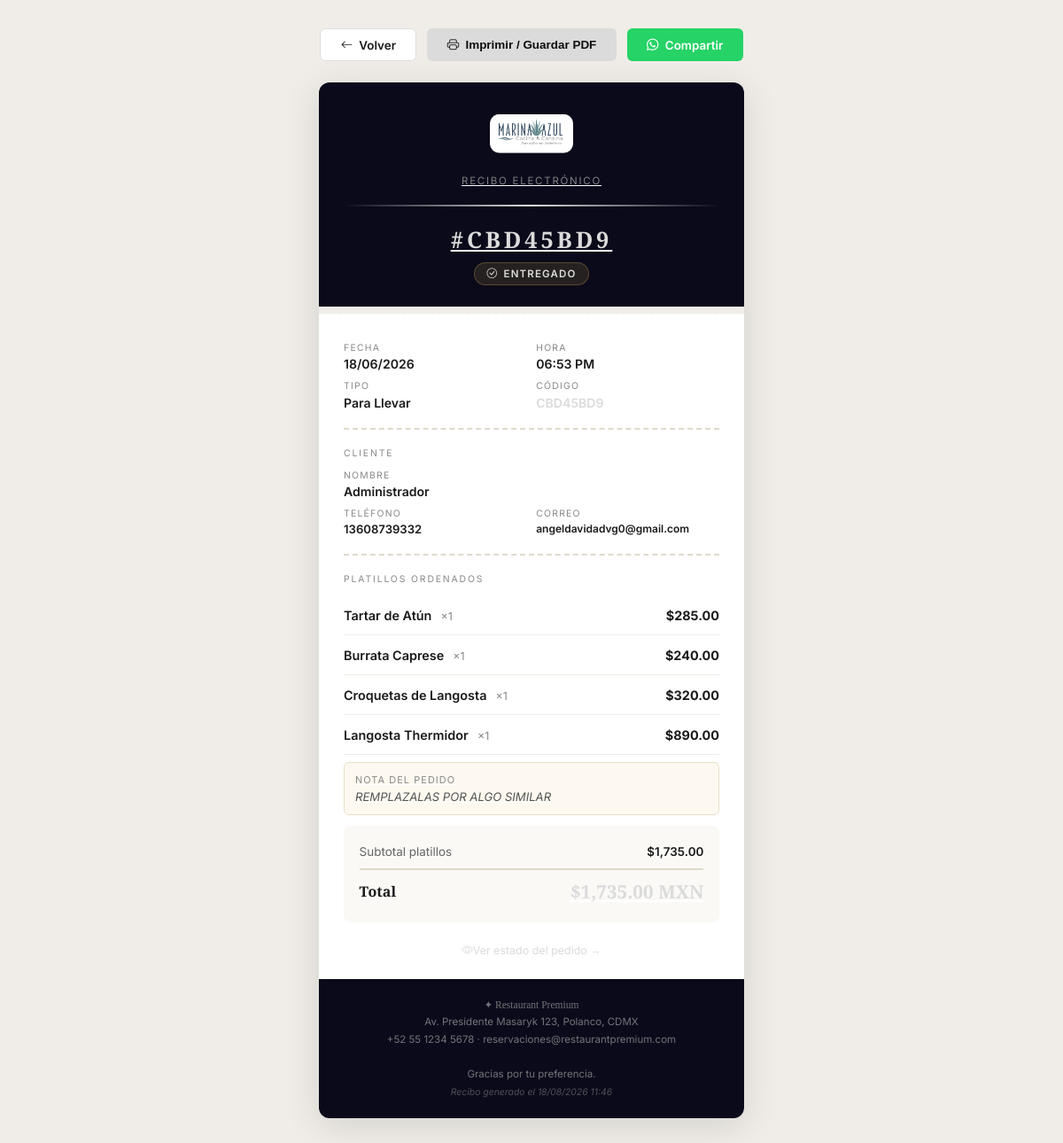
The app's page /pages/recibo.php?codigo=CBD45BD9 with its own data.
### tables this page shows
CREATE TABLE `pedidos` (
  `id` int(10) UNSIGNED NOT NULL,
  `codigo` varchar(12) NOT NULL,
  `nombre` varchar(120) NOT NULL,
  `telefono` varchar(20) NOT NULL,
  `email` varchar(180) NOT NULL,
  `tipo` enum('salon','llevar','domicilio') DEFAULT 'salon',
  `direccion` text DEFAULT NULL,
  `mesa` varchar(20) DEFAULT NULL,
  `subtotal` decimal(10,2) NOT NULL DEFAULT 0.00,
  `impuesto` decimal(10,2) NOT NULL DEFAULT 0.00,
  `impuesto_pct` decimal(5,2) NOT NULL DEFAULT 0.00,
  `total` decimal(10,2) NOT NULL DEFAULT 0.00,
  `notas` text DEFAULT NULL,
  `metodo_pago` varchar(30) DEFAULT 'efectivo',
  `estado` enum('nuevo','preparando','listo','entregado','cancelado') DEFAULT 'nuevo',
  `created_at` timestamp NOT NULL DEFAULT current_timestamp(),
  `updated_at` timestamp NOT NULL DEFAULT current_timestamp() ON UPDATE current_timestamp()
);

CREATE TABLE `pedido_items` (
  `id` int(10) UNSIGNED NOT NULL,
  `pedido_id` int(10) UNSIGNED NOT NULL,
  `platillo_id` int(10) UNSIGNED NOT NULL,
  `nombre` varchar(150) NOT NULL,
  `precio` decimal(8,2) NOT NULL,
  `cantidad` tinyint(3) UNSIGNED NOT NULL DEFAULT 1,
  `subtotal` decimal(10,2) NOT NULL,
  `notas` varchar(255) DEFAULT NULL
);

### config/database.php (called while the page is built, shortened)
<?php
class Database {
    private static ?PDO $instance = null;
    public static function getConnection(): PDO {
        if (self::$instance === null) {
            $dsn = sprintf(
                'mysql:host=%s;dbname=%s;charset=%s',
                DB_HOST, DB_NAME, DB_CHARSET
            );
            try {
                self::$instance = new PDO($dsn, DB_USER, DB_PASS, [
                    PDO::ATTR_ERRMODE            => PDO::ERRMODE_EXCEPTION,
                    PDO::ATTR_DEFAULT_FETCH_MODE => PDO::FETCH_ASSOC,
                    PDO::ATTR_EMULATE_PREPARES   => false,
                ]);
            } catch (PDOException $e) {
                error_log('DB Error: ' . $e->getMessage());
                die(json_encode(['error' => 'Error de conexión a la base de datos.']));
            }
        }
        return self::$instance;
    }
}
function db(): PDO {
    return Database::getConnection();
}

### config/settings.php (called while the page is built, shortened)
<?php
function getSettings(): array {
    if (isset($_SERVER['_rp_settings'])) return $_SERVER['_rp_settings'];
    try {
        $rows = db()->query('SELECT clave, valor FROM configuracion')->fetchAll();
        $cfg  = [];
        foreach ($rows as $r) $cfg[$r['clave']] = $r['valor'];
        return $cfg;
    } catch (\Throwable $e) {
        return [];
    }
}
function cfg(string $clave, string $default = ''): string {
    $s = getSettings();
    return isset($s[$clave]) && $s[$clave] !== '' ? $s[$clave] : $default;
}

### includes/functions.php (called while the page is built, shortened)
<?php
require_once __DIR__ . '/../config/database.php';
require_once __DIR__ . '/../config/settings.php';
function h(string $str): string {
    return htmlspecialchars($str, ENT_QUOTES | ENT_HTML5, 'UTF-8');
}

### pages/recibo.php (the view, shortened to what this page needs)
<?php
require_once __DIR__ . '/../includes/functions.php';
require_once __DIR__ . '/../config/settings.php';
require_once __DIR__ . '/../config/settings.php';
$codigo = strtoupper(trim($_GET['codigo'] ?? ''));
$db = db();
$s = $db->prepare('SELECT * FROM pedidos WHERE codigo = :c');
$s->execute([':c' => $codigo]);
$pedido = $s->fetch();
$sItems = $db->prepare('SELECT * FROM pedido_items WHERE pedido_id = :id ORDER BY id ASC');
$sItems->execute([':id' => $pedido['id']]);
$items = $sItems->fetchAll();
$siteNombre  = cfg('site_nombre', APP_NAME);
$logoPath    = cfg('site_logo');
$logoUrl     = ($logoPath && file_exists(__DIR__ . '/../uploads/' . $logoPath))
               ? APP_URL . '/uploads/' . $logoPath : '';
$direccion   = cfg('contacto_direccion', 'Av. Presidente Masaryk 123, Polanco, CDMX');
$telefono    = cfg('contacto_telefono',  '+52 55 1234 5678');
$emailC      = cfg('contacto_email',     'reservaciones@restaurantpremium.com');
$colorGold   = cfg('color_primario',     '#c9a84c');
$tipoLabels  = ['salon'=>'En Restaurante', 'llevar'=>'Para Llevar', 'domicilio'=>'A Domicilio'];
$estadoLabel = ['nuevo'=>'Recibido', 'preparando'=>'En Preparación', 'listo'=>'Listo', 'entregado'=>'Entregado', 'cancelado'=>'Cancelado'];
?>
<!DOCTYPE html>
<html lang="es">
<head>
    <link href="https://cdn.jsdelivr.net/npm/bootstrap-icons@1.11.3/font/bootstrap-icons.min.css" rel="stylesheet">
</head>
<body>
<div class="rp-receipt-actions rp-no-print">
    <a href="<?= APP_URL ?>/pages/estado_pedido.php?codigo=<?= urlencode($codigo) ?>"
       class="btn-back">
        <i class="bi bi-arrow-left"></i> Volver
    </a>
    <button onclick="imprimirRecibo()" class="btn-print">
        <i class="bi bi-printer"></i> Imprimir / Guardar PDF
    </button>
    <a href="https://wa.me/?text=<?= rawurlencode('Mi recibo de ' . $siteNombre . ' — Pedido #' . $codigo . ' por $' . number_format((float)$pedido['total'], 2) . ' MXN. Ver detalles: ' . APP_URL . '/pages/recibo.php?codigo=' . $codigo) ?>"
       target="_blank" class="btn-whatsapp">
        <i class="bi bi-whatsapp"></i> Compartir
</div>
<div class="rp-receipt">
    <div class="rp-receipt__header">
        <?php if ($logoUrl): ?>
        <img src="<?= $logoUrl ?>" alt="<?= h($siteNombre) ?>" class="rp-receipt__logo">
        <?php else: ?>
        <p class="rp-receipt__brand">✦ <?= h($siteNombre) ?></p>
        <?php endif; ?>
        <p class="rp-receipt__brand-sub">Recibo Electrónico</p>
        <div class="rp-receipt__divider-gold"></div>
        <p class="rp-receipt__codigo">#<?= h($pedido['codigo']) ?></p>
        <div class="rp-receipt__estado">
            <i class="bi bi-check-circle"></i>
            <?= h($estadoLabel[$pedido['estado']] ?? ucfirst($pedido['estado'])) ?>
        </div>
    </div>
    <div class="rp-receipt__zigzag"></div>
    <div class="rp-receipt__body">
        <div class="rp-info-grid">
            <div class="rp-info-item">
                <p class="rp-info-item__label">Fecha</p>
                <p class="rp-info-item__value"><?= date('d/m/Y', strtotime($pedido['created_at'])) ?></p>
            </div>
            <div class="rp-info-item">
                <p class="rp-info-item__label">Hora</p>
                <p class="rp-info-item__value"><?= date('h:i A', strtotime($pedido['created_at'])) ?></p>
            </div>
            <div class="rp-info-item">
                <p class="rp-info-item__label">Tipo</p>
                <p class="rp-info-item__value"><?= h($tipoLabels[$pedido['tipo']] ?? ucfirst($pedido['tipo'])) ?></p>
            </div>
            <div class="rp-info-item">
                <p class="rp-info-item__label">Código</p>
                <p class="rp-info-item__value" style="color:<?= $colorGold ?>;"><?= h($pedido['codigo']) ?></p>
            </div>
        </div>
        <hr class="rp-receipt__dotted">
        <p class="rp-receipt__section-title">Cliente</p>
        <div class="rp-info-grid" style="margin-bottom:0;">
            <div class="rp-info-item" style="grid-column:span 2;">
                <p class="rp-info-item__label">Nombre</p>
                <p class="rp-info-item__value"><?= h($pedido['nombre']) ?></p>
            </div>
            <div class="rp-info-item">
                <p class="rp-info-item__label">Teléfono</p>
                <p class="rp-info-item__value" style="font-size:.82rem;"><?= h($pedido['telefono']) ?></p>
            </div>
            <div class="rp-info-item">
                <p class="rp-info-item__label">Correo</p>
                <p class="rp-info-item__value" style="font-size:.75rem;word-break:break-all;"><?= h($pedido['email']) ?></p>
            </div>
        </div>
        <hr class="rp-receipt__dotted">
        <p class="rp-receipt__section-title">Platillos Ordenados</p>
        <?php foreach ($items as $item):
        ?>
        <div class="rp-receipt__item">
            <div class="rp-receipt__item-row">
                <div>
                    <span class="rp-receipt__item-name"><?= h($item['nombre']) ?></span>
                    <span class="rp-receipt__item-qty">×<?= $item['cantidad'] ?></span>
                </div>
                <div style="text-align:right;">
                    <span class="rp-receipt__item-precio">
                        $<?= number_format((float)$item['subtotal'], 2) ?>
                    </span>
                </div>
            </div>
        </div>
        <?php endforeach; ?>
        <?php if ($pedido['notas']): ?>
        <div style="background:#fdf9f0;border:1px solid #e8dfc8;border-radius:6px;padding:.75rem;margin-top:.5rem;">
            <p style="font-size:.68rem;letter-spacing:.1em;text-transform:uppercase;color:#888;margin-bottom:.25rem;">Nota del pedido</p>
            <p style="font-size:.82rem;color:#555;font-style:italic;margin:0;"><?= h($pedido['notas']) ?></p>
        </div>
        <?php endif; ?>
        <div class="rp-receipt__totales">
            <?php
            $subtotalBase   = 0;
            foreach ($items as $item) {
                $extrasItem      = array_sum(array_column($item['opciones'], 'precio'));
                $subtotalBase   += round(((float)$item['precio'] - $extrasItem) * $item['cantidad'], 2);
            }
            ?>
            <div class="rp-total-row">
                <span class="rp-total-row__label">Subtotal platillos</span>
                <span class="rp-total-row__value">$<?= number_format($subtotalBase, 2) ?></span>
            </div>
            <div class="rp-total-row rp-total-row--final">
                <span class="rp-total-row__label">Total</span>
                <span class="rp-total-row__value">$<?= number_format((float)$pedido['total'], 2) ?> MXN</span>
            </div>
        </div>
        <div style="text-align:center;margin-top:1.25rem;" class="rp-no-print">
            <a href="<?= APP_URL ?>/pages/estado_pedido.php?codigo=<?= urlencode($codigo) ?>"
               style="font-size:.78rem;color:<?= $colorGold ?>;text-decoration:none;">
                <i class="bi bi-eye me-1"></i>Ver estado del pedido →
            </a>
        </div>
    </div>
    <div class="rp-receipt__footer">
        <p class="rp-receipt__footer-brand">✦ <?= h($siteNombre) ?></p>
        <p>
            <?= h($direccion) ?><br>
            <?= h($telefono) ?> · <?= h($emailC) ?><br><br>
            Gracias por tu preferencia.<br>
            <em style="color:rgba(245,245,240,.3);font-size:.65rem;">
                Recibo generado el <?= date('d/m/Y H:i') ?>
            </em>
        </p>
    </div>
</div>
</body>
</html>

### records on screen
pedidos: codigo "CBD45BD9", estado "ENTREGADO", created_at "18/06/2026", created_at "06:53 PM", tipo "Para Llevar", nombre "Administrador", telefono "13608739332", email "angeldavidadvg0@gmail.com", notas "REMPLAZALAS POR ALGO SIMILAR", total "1,735.00"
pedido_items: nombre "Tartar de Atún", cantidad "1", subtotal "285.00"
pedido_items: nombre "Burrata Caprese", cantidad "1", subtotal "240.00"
pedido_items: nombre "Croquetas de Langosta", cantidad "1", subtotal "320.00"
pedido_items: nombre "Langosta Thermidor", cantidad "1", subtotal "890.00"

### other values on screen
$subtotalBase "1,735.00"
$siteNombre "Restaurant Premium"
$direccion "Av. Presidente Masaryk 123, Polanco, CDMX"
$telefono "+52 55 1234 5678"
$emailC "reservaciones@restaurantpremium.com"
